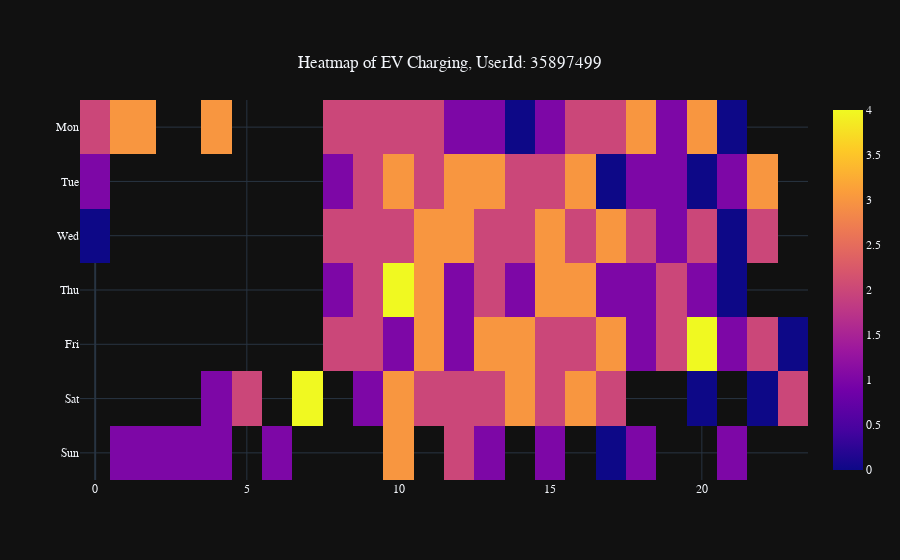

The notebook cell this image was saved under:
### Markdown cell above
### 📈 Plot 2. Heatmap of EV charging - day of the week, hour of the day against charging time

- During what day of the week and hour of the day the user charged the longest?

### Code cell
JupyVisualiser.heatmap_with_duration(
    ev_data, f"Heatmap of EV Charging, UserId: {userId}"
)

### Figure 1 — Plotly figure (JSON) as saved in the notebook; plotly's stock layout.template omitted (floating-point values rounded to 4 significant figures; data arrays with more than 128 entries replaced by an {"elided": "..."} marker saying what was removed)
{"data": [{"coloraxis": "coloraxis", "type": "heatmap", "x": {"elided": "3395 int values"}, "y": {"elided": "3395 str values"}, "z": {"elided": "3395 int values"}}], "layout": {"font": {"family": "Courier New, monospace", "size": 12}, "title": {"text": "Heatmap of EV Charging, UserId: 35897499", "x": 0.5, "xanchor": "center", "y": 0.9, "yanchor": "top"}}}
